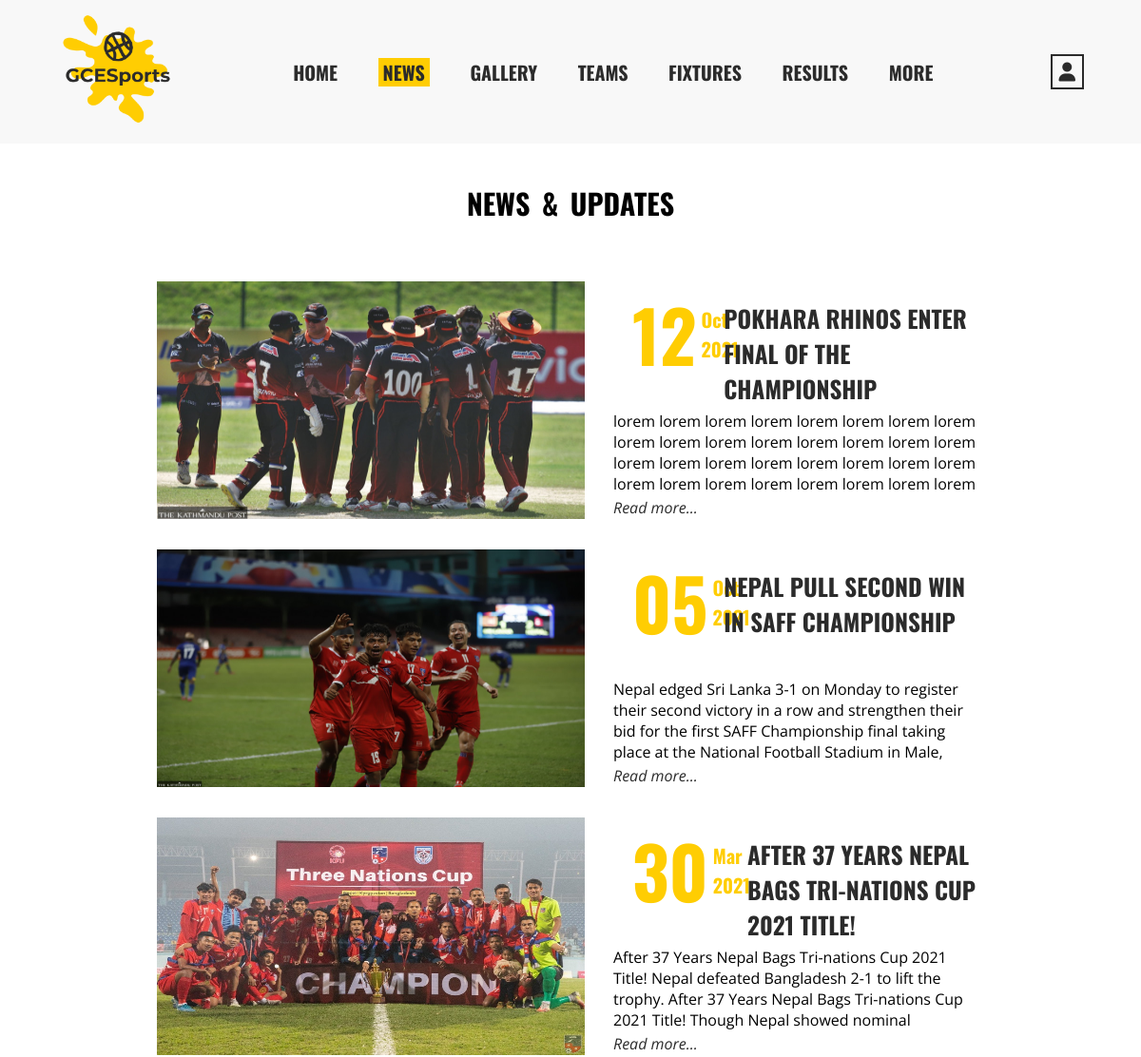
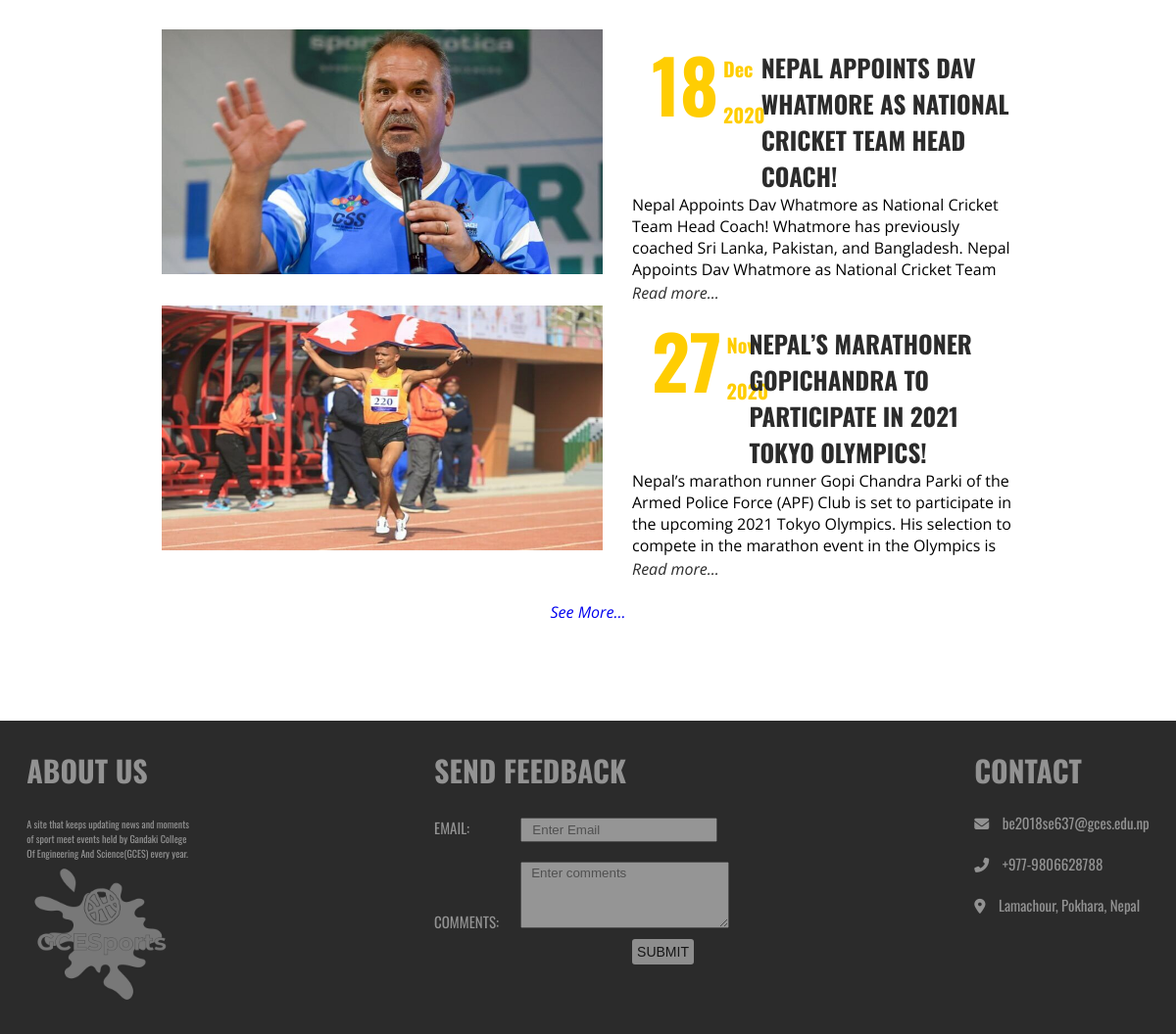
Page /news.php on the committed database (2 pictures, top to bottom).
### tables this page shows
CREATE TABLE `newspanel` (
  `id` int(255) NOT NULL,
  `title` varchar(255) NOT NULL,
  `body` text NOT NULL,
  `image` varchar(255) NOT NULL,
  `date` date NOT NULL,
  `featured` tinyint(255) NOT NULL
);

### news.php (the view, shortened to what this page needs)
<?php
include(ROOT_PATH . '/main/database/db.php');
?>
<!DOCTYPE html>
<html lang="en">
<head>
    <link rel="stylesheet" href="./src/style/news.css?v=<?php echo time(); ?>" />
    <link rel="stylesheet" href="./src/style/header.css?v=<?php echo time(); ?>" />
    <link rel="stylesheet" href="./src/style/footer.css?v=<?php echo time(); ?>" />
</head>
<body>
    <?php include(ROOT_PATH . '/main/includes/header.php') ?>
    <?php
    $table = 'newspanel';
    $news = SelectDesc($table);
    function selectDesc($table)
    {
        global $conn;
        $sql = "SELECT * FROM $table ORDER BY date DESC";
        $stmt = $conn->prepare($sql);
        $stmt->execute();
        $records = $stmt->get_result()->fetch_all(MYSQLI_ASSOC);
        return $records;
    }
    ?>
    <section class="section-container">
        <div class="news-container">
            <div class="news-container-heading">
                NEWS & UPDATES
            </div>
            <div class="news-box">
                <?php
                if (isset($_GET['i'])) {
                    $i = $_GET['i'];
                } else {
                    $i = 0;
                }
                $counter = $i + 5;
                ?>
                <?php for ($i; $i < $counter; $i++) : ?>
                    <?php if ($i < count($news)) : ?>
                        <div class="news-sub-box">
                            <div class="news-image">
                                <img src="<?php echo './media/news/' . $news[$i]['image']; ?>" alt="<?php echo $news[$i]['image']; ?>">
                            </div>
                            <div class="news-text">
                                <div class="news-date">
                                    <div class="news-day"><?php echo date('d', strtotime($news[$i]['date'])); ?></div>
                                    <div class="news-month"><?php echo date('M', strtotime($news[$i]['date'])); ?></div>
                                    <div class="news-year"><?php echo date('Y', strtotime($news[$i]['date'])); ?></div>
                                </div>
                                <div class="news-heading">
                                    <a href="./page.php?page_id=<?php echo $news[$i]['id'];; ?>"><?php echo $news[$i]['title']; ?></a>
                                </div>
                                <div class=" news-desc">
                                    <?php echo $news[$i]['body']; ?>
                                </div>
                                <div class="news-link">
                                    <a href="./page.php?page_id=<?php echo $news[$i]['id']; ?>"><i>Read more...</i></a>
                                </div>
                            </div>
                        </div>
                    <?php endif; ?>
                <?php endfor; ?>
            </div>
            <div class="more-news">
                <a href="./news.php?i=<?php echo $i; ?>"><i>
                        <?php if (count($news) > $i) {
                            echo 'See More...';
                        } ?>
                    </i></a>
            </div>
        </div>
    </section>
    <?php include(ROOT_PATH . '/main/includes/footer.php') ?>
</body>
</html>

### src/style/news.css (style rules this page uses)
* { box-sizing: border-box; margin: 0; padding: 0; }
.section-container { margin-top: 40px; display: flex; flex-direction: column; justify-content: center; align-items: center; margin-bottom: 100px; }
.news-container { width: 72.5%; }
.news-container-heading { font-family: "Oswald", sans-serif; font-weight: 700; font-size: 30px; text-transform: uppercase; text-align: center; padding-bottom: 60px; word-spacing: 5px; }
.news-box { display: grid; grid-template-rows: auto auto auto auto auto; row-gap: 30px; }
.news-sub-box { display: grid; grid-template-columns: auto auto; }
.news-image img { width: 450px; height: 250px; }
.news-text { display: grid; grid-template-columns: auto auto auto; padding-left: 30px; height: 250px; }
.news-date { font-family: "Oswald", sans-serif; font-weight: 700; color: #FFCD02; display: grid; grid-template-columns: auto auto; width: 60px; column-gap: 5px; }
.news-day { grid-row: 1 / span 2; font-size: 75px; padding-left: 20px; }
.news-month { font-size: 20px; padding-top: 25px; }
.news-year { font-size: 20px; padding-bottom: 50px; }
.news-heading { grid-column: 2 / span 2; font-family: "Oswald", sans-serif; font-weight: 700; font-size: 25px; text-transform: uppercase; cursor: pointer; padding-top: 20px; }
.news-heading a { text-decoration: none; color: #2B2B2B; }
.news-desc { grid-column: 1 / span 3; font-family: "Open sans", sans-serif; font-size: 16px; padding-bottom: 20px; height: 90px; overflow: hidden; }
.news-link a { font-family: "Open sans", sans-serif; font-size: 16px; color: #2B2B2B; text-decoration: none; transition: 0.5s; }
.more-news { margin-top: 50px; }
.more-news a { font-family: "Open sans", sans-serif; font-size: 16px; text-decoration: none; display: flex; flex-direction: column; justify-content: center; align-items: center; transition: 0.5s; }

### src/style/header.css (style rules this page uses)
html { font-size: 62.5%; }

### rows in the picture
newspanel: image (picture), date "12", date "Oct", date "2021", title "POKHARA RHINOS ENTER FINAL OF THE CHAMPIONSHIP", body "lorem lorem lorem lorem lorem lorem lorem lorem lorem lorem lorem lorem lorem lorem lorem lorem lorem lorem lorem lorem lorem lorem lorem lorem lorem lorem lorem lorem lorem lorem lorem lorem…"
newspanel: image (picture), date "05", date "Oct", date "2021", title "NEPAL PULL SECOND WIN IN SAFF CHAMPIONSHIP", body "Nepal edged Sri Lanka 3-1 on Monday to register their second victory in a row and strengthen their bid for the first SAFF Championship final taking place at the National Football Stadium in Male,…"
newspanel: image (picture), date "30", date "Mar", date "2021", title "AFTER 37 YEARS NEPAL BAGS TRI-NATIONS CUP 2021 TITLE!", body "After 37 Years Nepal Bags Tri-nations Cup 2021 Title! Nepal defeated Bangladesh 2-1 to lift the trophy. After 37 Years Nepal Bags Tri-nations Cup 2021 Title! Though Nepal showed nominal…"
newspanel: image (picture), date "18", date "Dec", date "2020", title "NEPAL APPOINTS DAV WHATMORE AS NATIONAL CRICKET TEAM HEAD COACH!", body "Nepal Appoints Dav Whatmore as National Cricket Team Head Coach! Whatmore has previously coached Sri Lanka, Pakistan, and Bangladesh. Nepal Appoints Dav Whatmore as National Cricket Team…"
newspanel: image (picture), date "27", date "Nov", date "2020", title "NEPAL’S MARATHONER GOPICHANDRA TO PARTICIPATE IN 2021 TOKYO OLYMPICS!", body "Nepal’s marathon runner Gopi Chandra Parki of the Armed Police Force (APF) Club is set to participate in the upcoming 2021 Tokyo Olympics. His selection to compete in the marathon event in the Olympics is…"
